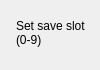
<?xml version="1.0" encoding="UTF-8"?>
<ui version="4.0">
 <class>DialogSetSaveSlot</class>
 <widget class="QDialog" name="DialogSetSaveSlot">
  <property name="geometry">
   <rect>
    <x>0</x>
    <y>0</y>
    <width>100</width>
    <height>70</height>
   </rect>
  </property>
  <property name="sizePolicy">
   <sizepolicy hsizetype="Fixed" vsizetype="Fixed">
    <horstretch>0</horstretch>
    <verstretch>0</verstretch>
   </sizepolicy>
  </property>
  <property name="minimumSize">
   <size>
    <width>100</width>
    <height>70</height>
   </size>
  </property>
  <property name="maximumSize">
   <size>
    <width>100</width>
    <height>70</height>
   </size>
  </property>
  <property name="windowTitle">
   <string>Dialog</string>
  </property>
  <widget class="QLabel" name="label">
   <property name="geometry">
    <rect>
     <x>16</x>
     <y>12</y>
     <width>71</width>
     <height>41</height>
    </rect>
   </property>
   <property name="text">
    <string>Set save slot (0-9)</string>
   </property>
   <property name="wordWrap">
    <bool>true</bool>
   </property>
  </widget>
 </widget>
 <resources/>
 <connections/>
</ui>
